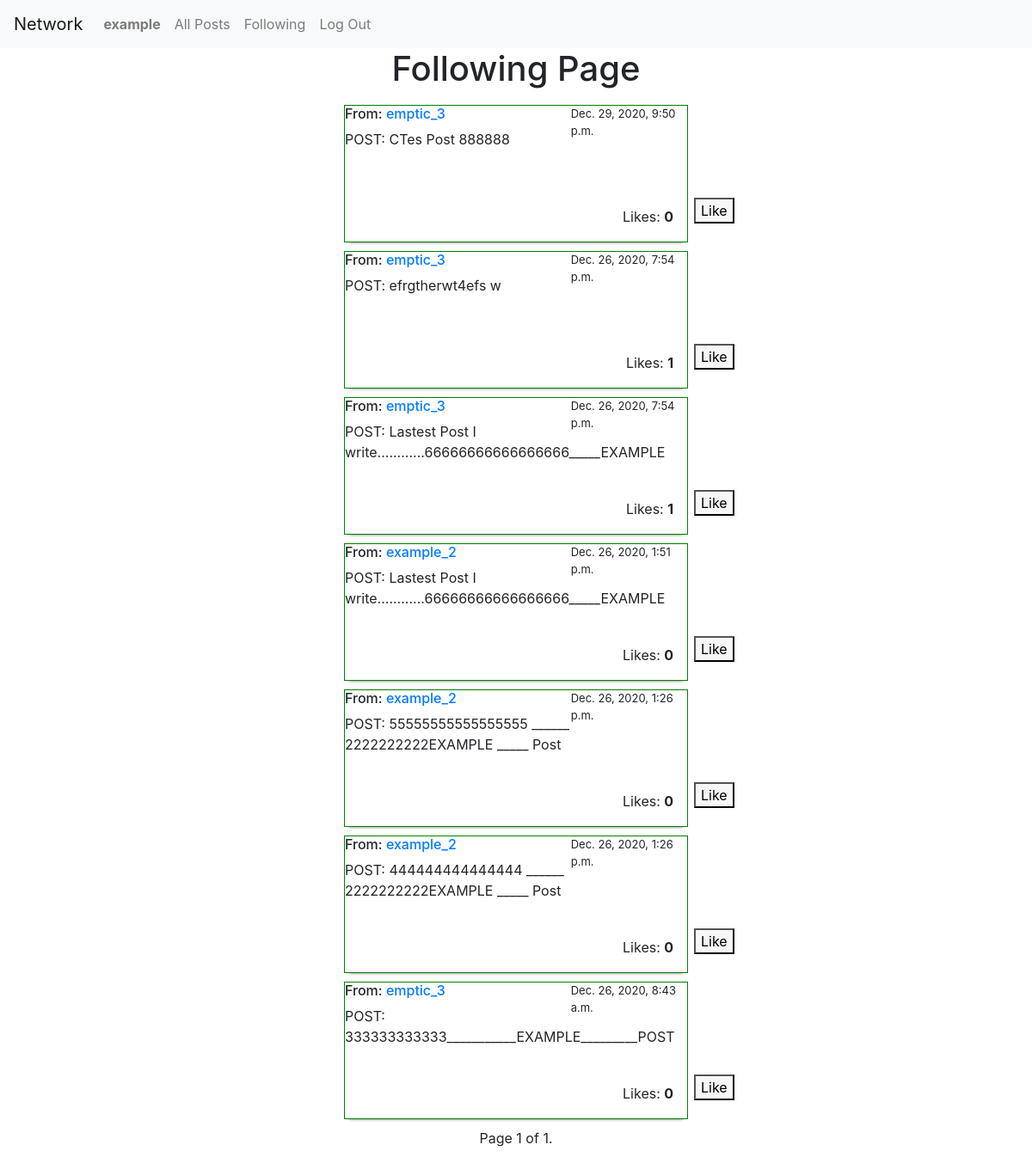
The page /following_page/ (signed in) on the database its author committed.
### network/models.py (models this page shows, shortened)
class User(AbstractUser):
    def __str__(self):
        return f"{self.username} ({self.id})"

class Post(models.Model):
    post = models.AutoField(primary_key=True)
    user_id =  models.ForeignKey(User, on_delete=models.CASCADE, related_name="author")
    username = models.CharField(max_length=255, default='Name')
    body = models.TextField()
    date = models.DateTimeField(auto_now_add=True)
    liked = models.ManyToManyField(User, default=None, blank=True, related_name="liked")
    @property
    def likes_list(self):
        return list(self.liked.all().values("id"))

### network/views.py (the view)
# urls.py: path("following_page/", views.following_page, name="following_page"),
@login_required
def following_page(request):
    current_user_id = request.user.id
    following_ids = Follow.objects.filter(follower_id = current_user_id).values('following_id')
    post_array = []
    for following_id in following_ids:
        posts = list(Post.objects.filter(user_id = following_id['following_id']).order_by('date').reverse())
        post_array += posts
    post_array.sort(key=lambda e: e.date, reverse=True)
    paginator  = Paginator(post_array ,10)
    page_number = request.GET.get('page')
    page_obj = paginator.get_page(page_number)
    return render(request, "network/following_page.html", {
        'current_user_id':current_user_id,
        'page_obj': page_obj,
    })

### network/templates/network/following_page.html (shortened to what this page needs)
{% extends "network/layout.html" %}
{% block body %}
<div class="all_posts_container">
    <h1>Following Page</h1>
    <div class="all_posts">
        {% for post in page_obj %}
        <div class="post">
            <h6 id="username">From: <a href="{% url 'profile_page' post.user_id.pk|safe %}"> {{ post.username }} </a></h6>
            <span class="post_date" id="post_date">{{ post.date }}</span>
            <div class="post_body" id="post_body">
                POST: {{ post.body }}
            </div>
        <form action="{% url 'like_post' %}" method="post" id="{{post.post}}" class="like_form">
            <button type="submit"  id="like_button_{{post.post}}" class="like_button"
            data-likes="{{post.likes_list}}" data-user="{{current_user_id}}" data-post="{{post.post}}">
            </button>
            <div class="likes_count">Likes: <strong id="like_count_{{post.post}}" >{{ post.liked.all.count }}</strong></div>
        </form>
    </div>
        {% endfor %}
    </div>
</div>
<div class="pagination_container">
    <div class="pagination">
        <span class="step-links">
            <span class="current">
                Page {{ page_obj.number }} of {{ page_obj.paginator.num_pages }}.
            </span>
        </span>
    </div>
</div>
{% endblock %}

### network/templates/network/layout.html (shortened to what this page needs)
{% load static %}
<!DOCTYPE html>
<html lang="en">
    <head>
        <link rel="stylesheet" href="https://cdnjs.cloudflare.com/ajax/libs/font-awesome/4.7.0/css/font-awesome.min.css">
        <link rel="stylesheet" href="https://stackpath.bootstrapcdn.com/bootstrap/4.4.1/css/bootstrap.min.css">
        <link href="{% static 'network/styles.css' %}" rel="stylesheet">
    </head>
    <body>
        <nav class="navbar navbar-expand-lg navbar-light bg-light">
            {% if user.is_authenticated %}
                <a class="navbar-brand" href="{% url 'index' %}">Network</a>
            {% else %}
                <a class="navbar-brand" href="/">Network</a>
            {% endif %}
            <div>
              <ul class="navbar-nav mr-auto">
                {% if user.is_authenticated %}
                    <li class="nav-item">
                        <a class="nav-link" href="{% url 'index' %}"><strong>{{ user.username }}</strong></a>
                    </li>
                    <li class="nav-item">
                        <a class="nav-link" href="{% url 'all_posts' %}">All Posts</a>
                    </li>
                    <li class="nav-item">
                        <a class="nav-link" href="{% url 'following_page' %}">Following</a>
                    </li>
                    <li class="nav-item">
                        <a class="nav-link" href="{% url 'logout' %}">Log Out</a>
                    </li>
                {% endif %}
              </ul>
            </div>
          </nav>
        <div class="body">
            {% block body %}
            {% endblock %}
        </div>
    </body>
</html>

### network/static/network/styles.css (style rules this page uses)
.all_posts_container { display: flex; flex-direction: column; justify-content: center; align-items: center; }
.post { height: 20vh; width: 400px; border: 1px solid green; margin: 10px 0; box-shadow: 0 5px 4px -6px black; position: relative; }
.post_date { font-size: small; position: absolute; top: 0; left: 66%; z-index: 10000; }
.pagination_container { display: flex; justify-content: center; margin-bottom: 10px; }
.post_body { border: none; outline: none; resize: none; width: 100%; height: 96px; text-align: -webkit-left; text-align: left; margin-top: 0px; margin-bottom: 0px; }
.like_button { background-color: #f7f7f7; position: absolute; top: 68%; left: 102%; }
.likes_count { position: absolute; top: 74%; right: 4%; }

### rows shown on the page
User: username "example"
Post: username "emptic_3", date "Dec. 29, 2020, 9:50 p.m.", body "CTes Post 888888", liked.all.count "0"
Post: username "emptic_3", date "Dec. 26, 2020, 7:54 p.m.", body "efrgtherwt4efs w", liked.all.count "1"
Post: username "emptic_3", date "Dec. 26, 2020, 7:54 p.m.", body "Lastest Post I write............66666666666666666_____EXAMPLE", liked.all.count "1"
Post: username "example_2", date "Dec. 26, 2020, 1:51 p.m.", body "Lastest Post I write............66666666666666666_____EXAMPLE", liked.all.count "0"
Post: username "example_2", date "Dec. 26, 2020, 1:26 p.m.", body "55555555555555555 ______ 2222222222EXAMPLE _____ Post", liked.all.count "0"
Post: username "example_2", date "Dec. 26, 2020, 1:26 p.m.", body "444444444444444 ______ 2222222222EXAMPLE _____ Post", liked.all.count "0"
Post: username "emptic_3", date "Dec. 26, 2020, 8:43 a.m.", body "333333333333___________EXAMPLE_________POST", liked.all.count "0"

### other values the page prints
{{ page_obj.number }} "1"
{{ page_obj.paginator.num_pages }} "1"
